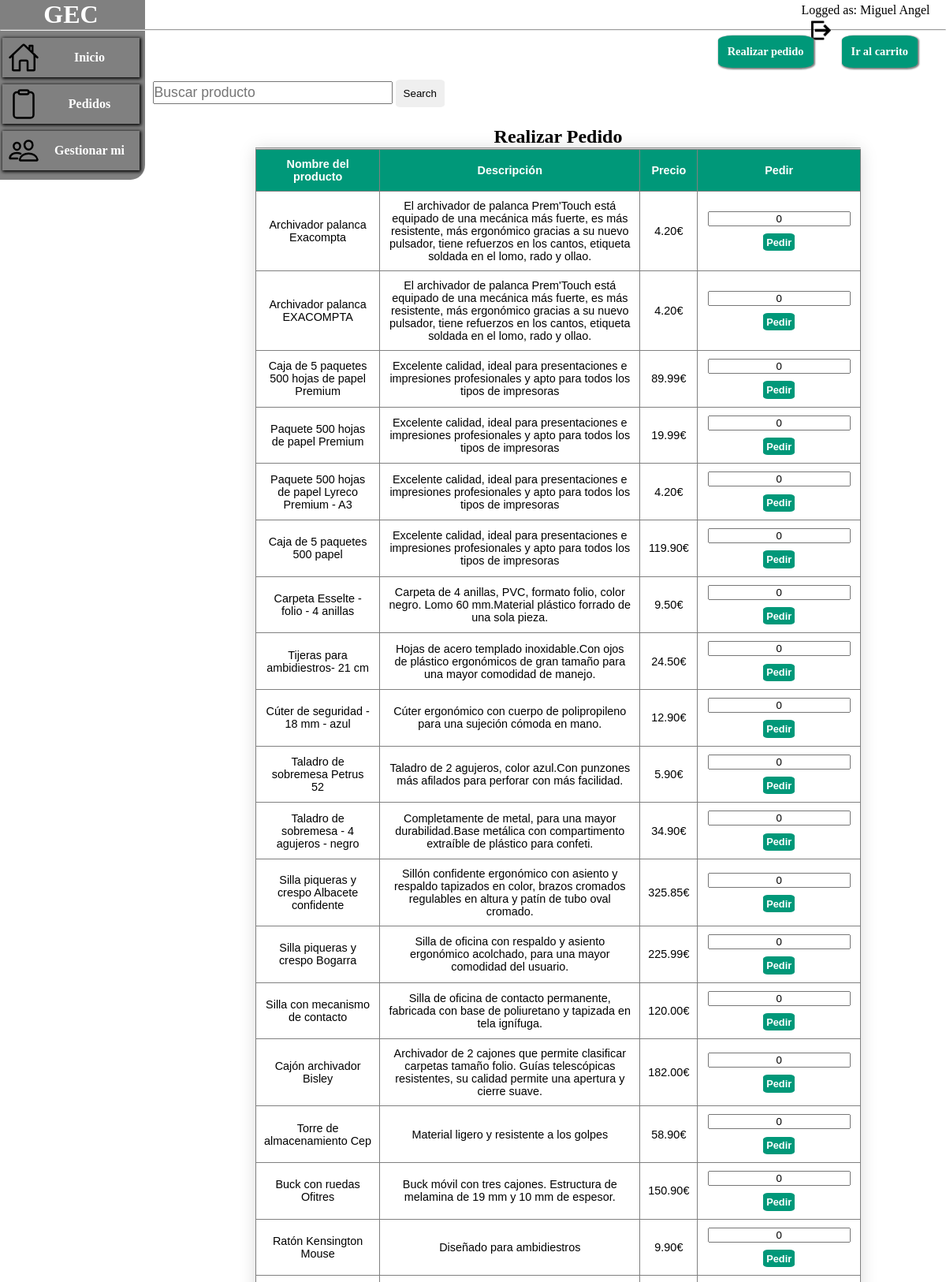
Page /Controllers/pedidos.php?accion=listacompra (signed in, upper part) on the committed database.
### tables this page shows
CREATE TABLE Productos(
    Prod_ID INT NOT NULL AUTO_INCREMENT,
    Prov_ID INT,
    Cat_ID INT,
    Prod_Nombre VARCHAR(100) NOT NULL,
    Prod_Descripcion TEXT NOT NULL,
    Prod_Precio DECIMAL(5,2) NOT NULL,
    Enabled INT NOT NULL DEFAULT 0,
    PRIMARY KEY(Prod_ID),
    FOREIGN KEY(Prov_ID) REFERENCES Proveedor(Prov_ID),
    FOREIGN KEY(Cat_ID) REFERENCES Categoria(Cat_ID)
);

### Models/productoModel.php (called while the page is built, shortened)
<?php
class Producto
{
    public function getAllEnabledProductos()
    {
        $conn = database::getConnection();
        $query = " SELECT * FROM `Productos` WHERE `Productos`.`Enabled` = 0";
        $all_productos = mysqli_query($conn, $query);
        return $all_productos;
    }
}

### Views/pedidosView/listaCompra.php (the view, shortened to what this page needs)
<div class="input_busqueda">
    <form action="pedidos.php?accion=listacompra.php" method="GET">
        <input id="sarch_input" type="text" name="nombre" placeholder="Buscar producto">
        <input  id="boton_search" type="submit" value="Search">
    </form>
</div>
<?php
 if(isset($_GET['accion2']) && $_GET['accion2']=='buscar'){
   mostrarBuscados($_GET['nombre']);
 }else{
     mostrarListaPedido();
 }
?>
<?php function mostrarListaPedido()
{
 require_once '../Models/productoModel.php';
$producto = new Producto();
$todos_productos = $producto->getAllEnabledProductos();
?>
<div class="table_frame">
<div class="create_pedidos_form" id="create_form">
    <h2>Realizar Pedido</h2>
    <hr>
    <table>
        <thead>
        <tr>
            <th>Nombre del producto</th>
            <th>Descripción</th>
            <th>Precio</th>
            <th>Pedir</th>
        </tr>
        </thead>
        <tbody>
        <?php if ($todos_productos) :?>
               <?php while ($producto = $todos_productos->fetch_assoc()) :?>
                <tr>
                    <td><?=$producto['Prod_Nombre']?></td>
                    <td><?=$producto['Prod_Descripcion']?></td>
                    <td><?=$producto['Prod_Precio']?>€</td>
                    <td>
                    <form action="pedidos.php" method="post">
                        <input class="input_cantidad" type="number" name="cantidad" min="1" value="0">
                        <input class="button submit spacer " type="submit" value = "Pedir">
                    </form>
                </td>
                </tr>
            <?php  endwhile ?>
        <?php endif ?>
        </tbody>
    </table>
</div>
</div>
<?php } ?>

### css/style.css (style rules this page uses)
* { margin: 0px auto; padding: 0%; }
input[type=number] { -moz-appearance: textfield; }
.button { border: none; padding: 2%; border-radius: 15%; font-size: 0.8rem !important; background-color: rgba(128, 128, 128, 0.487); cursor: pointer; color: white; text-decoration: none; font-weight: bolder; }
.submit { background-color: #009879; font-weight: bolder; }
.spacer { margin-top: 5%; }
.table_frame { padding: 1%; width: 80%; float: right; margin-top: 1%; }
table { border-collapse: collapse !important; font-size: 0.9em; font-family: sans-serif; box-shadow: 0 0 20px rgba(0, 0, 0, 0.15); }
thead tr { background-color: #009879; color: #ffffff; text-align: left; }
tbody tr { border-bottom: 1px solid #dddddd; }
th, td { padding: 10px; border: 1px solid grey; text-align: center !important; }
.create_pedidos_form { width: 80%; margin: 0px auto; text-align: center; }
.input_cantidad { text-align: center; }
.input_busqueda { margin-top: 1%; }
#sarch_input { width: 25%; height: 25px; margin-left: 10px; font-size: 1.1rem; }
#boton_search { border: none; padding: 10px; border-radius: 10%; cursor: pointer; }

### rows in the picture
productos: Prod_Nombre "Archivador palanca Exacompta", Prod_Descripcion "El archivador de palanca Prem'Touch está equipado de una mecánica más fuerte, es más resistente, más ergonómico gracias a su nuevo pulsador, tiene refuerzos en los cantos, etiqueta soldada en el lomo, rado y ollao.", Prod_Precio "4.20"
productos: Prod_Nombre "Archivador palanca EXACOMPTA", Prod_Descripcion "El archivador de palanca Prem'Touch está equipado de una mecánica más fuerte, es más resistente, más ergonómico gracias a su nuevo pulsador, tiene refuerzos en los cantos, etiqueta soldada en el lomo, rado y ollao.", Prod_Precio "4.20"
productos: Prod_Nombre "Caja de 5 paquetes 500 hojas de papel Premium", Prod_Descripcion "Excelente calidad, ideal para presentaciones e impresiones profesionales y apto para todos los tipos de impresoras", Prod_Precio "89.99"
productos: Prod_Nombre "Paquete 500 hojas de papel Premium", Prod_Descripcion "Excelente calidad, ideal para presentaciones e impresiones profesionales y apto para todos los tipos de impresoras", Prod_Precio "19.99"
productos: Prod_Nombre "Paquete 500 hojas de papel Lyreco Premium - A3", Prod_Descripcion "Excelente calidad, ideal para presentaciones e impresiones profesionales y apto para todos los tipos de impresoras", Prod_Precio "4.20"
productos: Prod_Nombre "Caja de 5 paquetes 500 papel", Prod_Descripcion "Excelente calidad, ideal para presentaciones e impresiones profesionales y apto para todos los tipos de impresoras", Prod_Precio "119.90"
productos: Prod_Nombre "Carpeta Esselte - folio - 4 anillas", Prod_Descripcion "Carpeta de 4 anillas, PVC, formato folio, color negro. Lomo 60 mm.Material plástico forrado de una sola pieza.", Prod_Precio "9.50"
productos: Prod_Nombre "Tijeras para ambidiestros- 21 cm", Prod_Descripcion "Hojas de acero templado inoxidable.Con ojos de plástico ergonómicos de gran tamaño para una mayor comodidad de manejo.", Prod_Precio "24.50"
productos: Prod_Nombre "Cúter de seguridad - 18 mm - azul", Prod_Descripcion "Cúter ergonómico con cuerpo de polipropileno para una sujeción cómoda en mano.", Prod_Precio "12.90"
productos: Prod_Nombre "Taladro de sobremesa Petrus 52", Prod_Descripcion "Taladro de 2 agujeros, color azul.Con punzones más afilados para perforar con más facilidad.", Prod_Precio "5.90"
productos: Prod_Nombre "Taladro de sobremesa - 4 agujeros - negro", Prod_Descripcion "Completamente de metal, para una mayor durabilidad.Base metálica con compartimento extraíble de plástico para confeti.", Prod_Precio "34.90"
productos: Prod_Nombre "Silla piqueras y crespo Albacete confidente", Prod_Descripcion "Sillón confidente ergonómico con asiento y respaldo tapizados en color, brazos cromados regulables en altura y patín de tubo oval cromado.", Prod_Precio "325.85"
productos: Prod_Nombre "Silla piqueras y crespo Bogarra", Prod_Descripcion "Silla de oficina con respaldo y asiento ergonómico acolchado, para una mayor comodidad del usuario.", Prod_Precio "225.99"
productos: Prod_Nombre "Silla con mecanismo de contacto", Prod_Descripcion "Silla de oficina de contacto permanente, fabricada con base de poliuretano y tapizada en tela ignífuga.", Prod_Precio "120.00"
productos: Prod_Nombre "Cajón archivador Bisley", Prod_Descripcion "Archivador de 2 cajones que permite clasificar carpetas tamaño folio. Guías telescópicas resistentes, su calidad permite una apertura y cierre suave.", Prod_Precio "182.00"
productos: Prod_Nombre "Torre de almacenamiento Cep", Prod_Descripcion "Material ligero y resistente a los golpes", Prod_Precio "58.90"
productos: Prod_Nombre "Buck con ruedas Ofitres", Prod_Descripcion "Buck móvil con tres cajones. Estructura de melamina de 19 mm y 10 mm de espesor.", Prod_Precio "150.90"
productos: Prod_Nombre "Ratón Kensington Mouse", Prod_Descripcion "Diseñado para ambidiestros", Prod_Precio "9.90"

### other values in the picture
$_SESSION['usuario_name'] "Miguel Angel"
